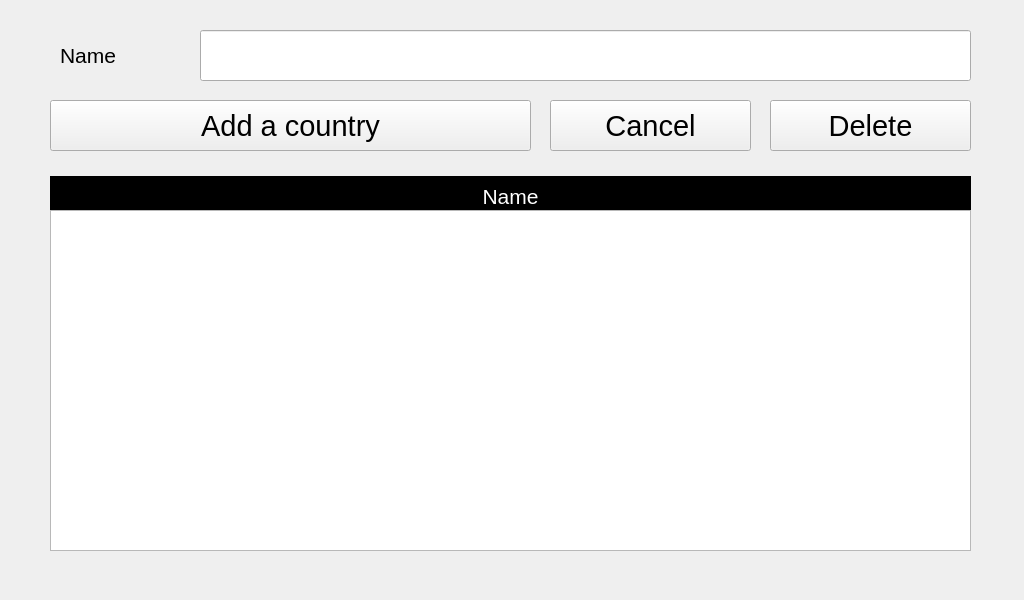
<?xml version="1.0" encoding="UTF-8"?>
<ui version="4.0">
 <class>SuperCoolCreateCountries</class>
 <widget class="QWidget" name="SuperCoolCreateCountries">
  <property name="geometry">
   <rect>
    <x>0</x>
    <y>0</y>
    <width>1024</width>
    <height>600</height>
   </rect>
  </property>
  <property name="font">
   <font>
    <pointsize>22</pointsize>
   </font>
  </property>
  <property name="windowTitle">
   <string>Form</string>
  </property>
  <property name="statusTip">
   <string notr="true"/>
  </property>
  <widget class="QLabel" name="lblCoolName">
   <property name="geometry">
    <rect>
     <x>60</x>
     <y>30</y>
     <width>131</width>
     <height>51</height>
    </rect>
   </property>
   <property name="sizePolicy">
    <sizepolicy hsizetype="Fixed" vsizetype="Fixed">
     <horstretch>0</horstretch>
     <verstretch>0</verstretch>
    </sizepolicy>
   </property>
   <property name="minimumSize">
    <size>
     <width>131</width>
     <height>51</height>
    </size>
   </property>
   <property name="maximumSize">
    <size>
     <width>131</width>
     <height>51</height>
    </size>
   </property>
   <property name="font">
    <font>
     <pointsize>16</pointsize>
    </font>
   </property>
   <property name="text">
    <string extracomment="Allows user to select a category from a combo box">Name</string>
   </property>
  </widget>
  <widget class="QPushButton" name="butDeleteButton">
   <property name="geometry">
    <rect>
     <x>770</x>
     <y>100</y>
     <width>201</width>
     <height>51</height>
    </rect>
   </property>
   <property name="sizePolicy">
    <sizepolicy hsizetype="Fixed" vsizetype="Fixed">
     <horstretch>0</horstretch>
     <verstretch>0</verstretch>
    </sizepolicy>
   </property>
   <property name="minimumSize">
    <size>
     <width>201</width>
     <height>51</height>
    </size>
   </property>
   <property name="maximumSize">
    <size>
     <width>201</width>
     <height>51</height>
    </size>
   </property>
   <property name="text">
    <string>Delete</string>
   </property>
  </widget>
  <widget class="QLineEdit" name="txtRecordName">
   <property name="geometry">
    <rect>
     <x>200</x>
     <y>30</y>
     <width>771</width>
     <height>51</height>
    </rect>
   </property>
   <property name="sizePolicy">
    <sizepolicy hsizetype="Fixed" vsizetype="Fixed">
     <horstretch>0</horstretch>
     <verstretch>0</verstretch>
    </sizepolicy>
   </property>
   <property name="minimumSize">
    <size>
     <width>771</width>
     <height>51</height>
    </size>
   </property>
   <property name="maximumSize">
    <size>
     <width>771</width>
     <height>51</height>
    </size>
   </property>
   <property name="inputMask">
    <string notr="true"/>
   </property>
   <property name="text">
    <string notr="true"/>
   </property>
   <property name="maxLength">
    <number>80</number>
   </property>
  </widget>
  <widget class="QLabel" name="lblTitleName">
   <property name="geometry">
    <rect>
     <x>50</x>
     <y>176</y>
     <width>921</width>
     <height>41</height>
    </rect>
   </property>
   <property name="sizePolicy">
    <sizepolicy hsizetype="Fixed" vsizetype="Fixed">
     <horstretch>0</horstretch>
     <verstretch>0</verstretch>
    </sizepolicy>
   </property>
   <property name="minimumSize">
    <size>
     <width>921</width>
     <height>41</height>
    </size>
   </property>
   <property name="maximumSize">
    <size>
     <width>921</width>
     <height>41</height>
    </size>
   </property>
   <property name="font">
    <font>
     <pointsize>16</pointsize>
    </font>
   </property>
   <property name="styleSheet">
    <string notr="true">color: white;
background: black;</string>
   </property>
   <property name="frameShape">
    <enum>QFrame::StyledPanel</enum>
   </property>
   <property name="text">
    <string>Name</string>
   </property>
   <property name="alignment">
    <set>Qt::AlignCenter</set>
   </property>
  </widget>
  <widget class="QTableWidget" name="tblCoolList">
   <property name="geometry">
    <rect>
     <x>50</x>
     <y>210</y>
     <width>921</width>
     <height>341</height>
    </rect>
   </property>
   <property name="sizePolicy">
    <sizepolicy hsizetype="Fixed" vsizetype="Fixed">
     <horstretch>0</horstretch>
     <verstretch>0</verstretch>
    </sizepolicy>
   </property>
   <property name="minimumSize">
    <size>
     <width>921</width>
     <height>341</height>
    </size>
   </property>
   <property name="maximumSize">
    <size>
     <width>921</width>
     <height>341</height>
    </size>
   </property>
   <property name="font">
    <font>
     <pointsize>16</pointsize>
    </font>
   </property>
   <property name="toolTip">
    <string notr="true"/>
   </property>
   <property name="statusTip">
    <string notr="true"/>
   </property>
   <property name="accessibleName">
    <string notr="true"/>
   </property>
   <property name="horizontalScrollBarPolicy">
    <enum>Qt::ScrollBarAlwaysOff</enum>
   </property>
   <property name="editTriggers">
    <set>QAbstractItemView::NoEditTriggers</set>
   </property>
   <property name="columnCount">
    <number>2</number>
   </property>
   <attribute name="horizontalHeaderVisible">
    <bool>false</bool>
   </attribute>
   <attribute name="horizontalHeaderDefaultSectionSize">
    <number>50</number>
   </attribute>
   <attribute name="horizontalHeaderStretchLastSection">
    <bool>false</bool>
   </attribute>
   <attribute name="verticalHeaderVisible">
    <bool>false</bool>
   </attribute>
   <attribute name="verticalHeaderCascadingSectionResizes">
    <bool>false</bool>
   </attribute>
   <attribute name="verticalHeaderDefaultSectionSize">
    <number>50</number>
   </attribute>
   <attribute name="verticalHeaderHighlightSections">
    <bool>false</bool>
   </attribute>
   <attribute name="verticalHeaderMinimumSectionSize">
    <number>50</number>
   </attribute>
   <attribute name="verticalHeaderStretchLastSection">
    <bool>false</bool>
   </attribute>
   <column/>
   <column/>
  </widget>
  <widget class="QPushButton" name="butAddCountry">
   <property name="geometry">
    <rect>
     <x>50</x>
     <y>100</y>
     <width>481</width>
     <height>51</height>
    </rect>
   </property>
   <property name="sizePolicy">
    <sizepolicy hsizetype="Fixed" vsizetype="Fixed">
     <horstretch>0</horstretch>
     <verstretch>0</verstretch>
    </sizepolicy>
   </property>
   <property name="minimumSize">
    <size>
     <width>481</width>
     <height>51</height>
    </size>
   </property>
   <property name="maximumSize">
    <size>
     <width>481</width>
     <height>51</height>
    </size>
   </property>
   <property name="text">
    <string>Add a country</string>
   </property>
  </widget>
  <widget class="QPushButton" name="butCancelButton">
   <property name="geometry">
    <rect>
     <x>550</x>
     <y>100</y>
     <width>201</width>
     <height>51</height>
    </rect>
   </property>
   <property name="sizePolicy">
    <sizepolicy hsizetype="Fixed" vsizetype="Fixed">
     <horstretch>0</horstretch>
     <verstretch>0</verstretch>
    </sizepolicy>
   </property>
   <property name="minimumSize">
    <size>
     <width>201</width>
     <height>51</height>
    </size>
   </property>
   <property name="maximumSize">
    <size>
     <width>201</width>
     <height>51</height>
    </size>
   </property>
   <property name="text">
    <string>Cancel</string>
   </property>
  </widget>
 </widget>
 <resources/>
 <connections/>
</ui>
